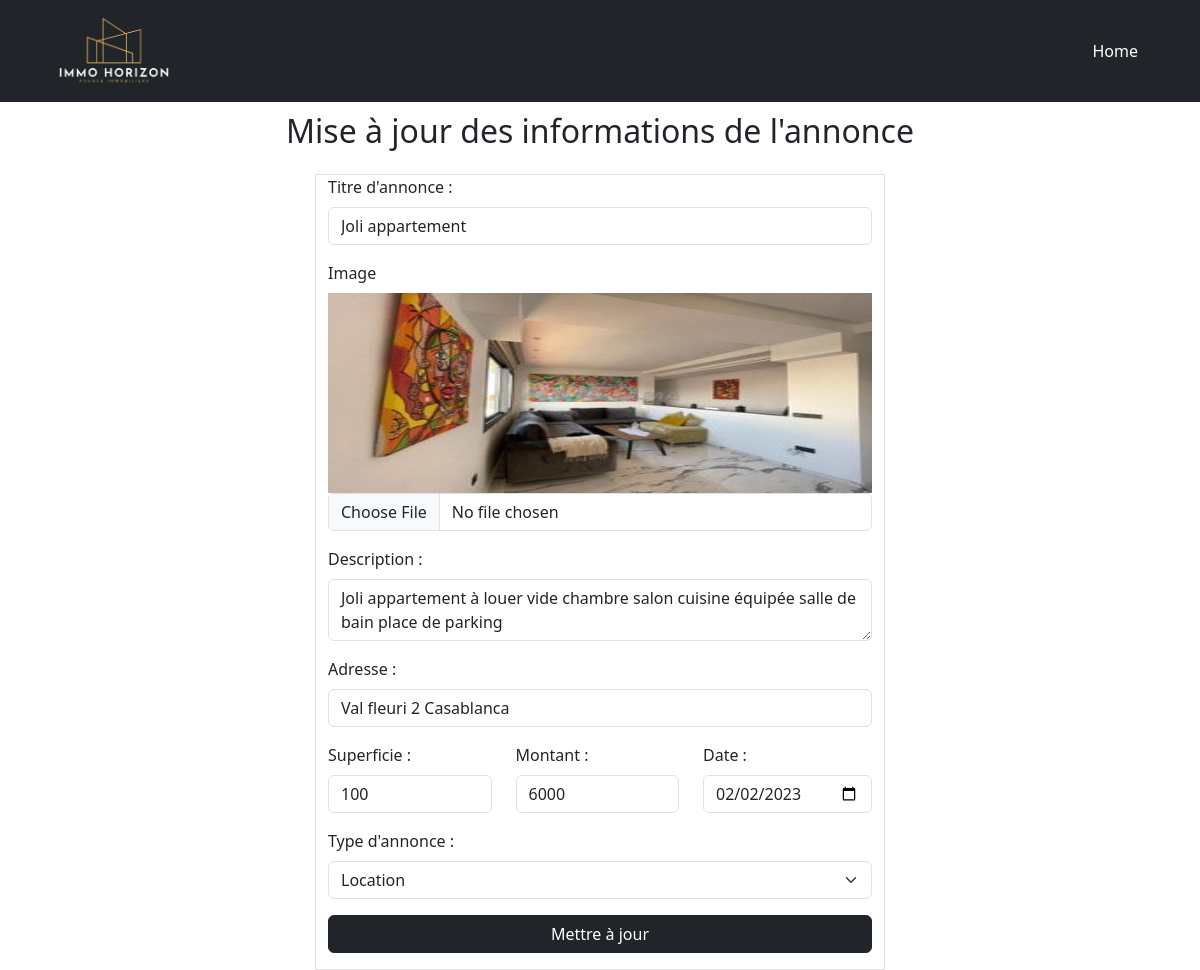
Page /modification.php?id=5 on the committed database.
### tables this page shows
CREATE TABLE `annonce` (
  `IdAnnonce` int(11) NOT NULL,
  `TitreAnnonce` varchar(40) NOT NULL,
  `ImageAnnonce` varchar(100) NOT NULL,
  `DescriptionAnnonce` text NOT NULL,
  `SuperficieAnnonce` int(11) NOT NULL,
  `AdresseAnnonce` text NOT NULL,
  `MontantAnnonce` double NOT NULL,
  `DateAnnonce` date NOT NULL,
  `TypeAnnonce` varchar(30) NOT NULL
);

### modification.php (the view, shortened to what this page needs)
<?php include("./connexion.php");
 if(isset($_GET["id"])){
    $id= $_GET["id"];
    $requeteSMod ="SELECT * FROM annonce WHERE IdAnnonce=$id";
    $resultatRSMod = $dbco->prepare($requeteSMod);
    $resultatRSMod->execute();
    $ligneSMod = $resultatRSMod -> fetch(PDO::FETCH_ASSOC);
}
?>
<!doctype html>
<html lang="en">
  <head>
    <link rel="stylesheet" href="style.css">
    <link href="https://cdn.jsdelivr.net/npm/bootstrap@5.3.0-alpha1/dist/css/bootstrap.min.css" rel="stylesheet">
  </head>
    <body>
        <header class="container-fluid bg-dark fixed-top mb-1">
            <div class="container">
                <nav class="navbar navbar-expand-lg navbar-dark py-2">
                    <div class="container-fluid">
                        <a class="navbar-brand" href="#">
                            <img src="./logo/black.png" alt="logo" width="120">
                        </a>
                        <div class="collapse navbar-collapse" id="navbarSupportedContent">
                            <ul class="navbar-nav ms-auto mb-2 mb-lg-0 text-light">
                                <li class="nav-item">
                                    <form action="" method="GET">
                                    <a href="./index.php"class="nav-link active" aria-current="page" href="#">Home</a>
                                    </form>
                                </li>
                            </ul>
                        </div>
                    </div>
                </nav>
            </div>
        </header>
        <main class="container-fluid pt-5">
            <section class="container pt-5">
                <h2 class="py-3 text-center">Mise à jour des informations de l'annonce </h2>
    <div class='row d-flex justify-content-center'>
        <div class='col-6 border'>
            <form action='' method='POST' enctype='multipart/form-data'>
                <div class='mb-3'>
                    <label for='titre' class='form-label'>Titre d'annonce :</label>
                    <input type='text' class='form-control' id='titre' name='titre' value='<?php echo $ligneSMod['TitreAnnonce']?>'>
                </div>
                <div class='mb-3'>
                    <label for='formFile' class='form-label'>Image</label>
                    <img src='./img/<?php echo $ligneSMod["ImageAnnonce"] ?>' class='card-img-top' name='imgPrec'>
                    <input class='form-control' type='file' id='image' name='image'>
                </div>
                <div class='mb-3'>
                    <label for='Description' class='form-label'>Description : </label>
                    <textarea type='text' class='form-control' id='Description' name='description'><?php echo $ligneSMod['DescriptionAnnonce'] ?></textarea>
                </div>
                <div class='mb-3'>
                    <label for='Adresse' class='form-label'>Adresse : </label>
                                                <input type='text' class='form-control' id='Adresse' name='adresse' value='<?php echo $ligneSMod['AdresseAnnonce'] ?>'>
                                            </div>
                                            <div class='row mb-3'>
                                                <div class='col'>
                                                    <label for='Superficie' class='form-label'>Superficie : </label>
                                                    <input type='number' class='form-control' id='Superficie' name='superficie' value='<?php echo $ligneSMod['SuperficieAnnonce'] ?>'>
                                                </div>
                                                <div class='col'>
                                                    <label for='Montant' class='form-label'>Montant : </label>
                                                    <input type='number' class='form-control' id='Montant' name='montant' value='<?php echo $ligneSMod['MontantAnnonce'] ?>'>
                                                </div>
                                                <div class='col'>
                                                    <label for='Adresse' class='form-label'>Date : </label>
                                                    <input type='date' class='form-control' id='Date' name='date' value='<?php echo $ligneSMod['DateAnnonce'] ?>'>
                                                </div>
                                            </div>
                                            <div class='mb-3'>
                                                <label for='Type' class='form-label'>Type d'annonce : </label>
                                                <select class='form-select' aria-label='type' id='Type' name='type' value='<?php echo $ligneSMod['TypeAnnonce']?>'>
                                                    <option value='Location'>Location</option>
                                                </select>
                                            </div>
                                            <div class='mb-3'>
                                                <button class='btn btn-dark w-100' type='submit' name='modifier'>Mettre à jour</button>
                                            </div>
                                        </form>
                                    </div>
                                </div>
            </section>
        </main>
    </body>
</html>

### style.css (style rules this page uses)
.card-img-top { width: 200px; height: 200px; background-size: cover; }

### rows in the picture
annonce: titre "Joli appartement", ImageAnnonce (picture), description "Joli appartement à louer vide chambre salon cuisine équipée salle de bain place de parking", adresse "Val fleuri 2 Casablanca", superficie "100", montant "6000", date "02/02/2023", type "Location"
